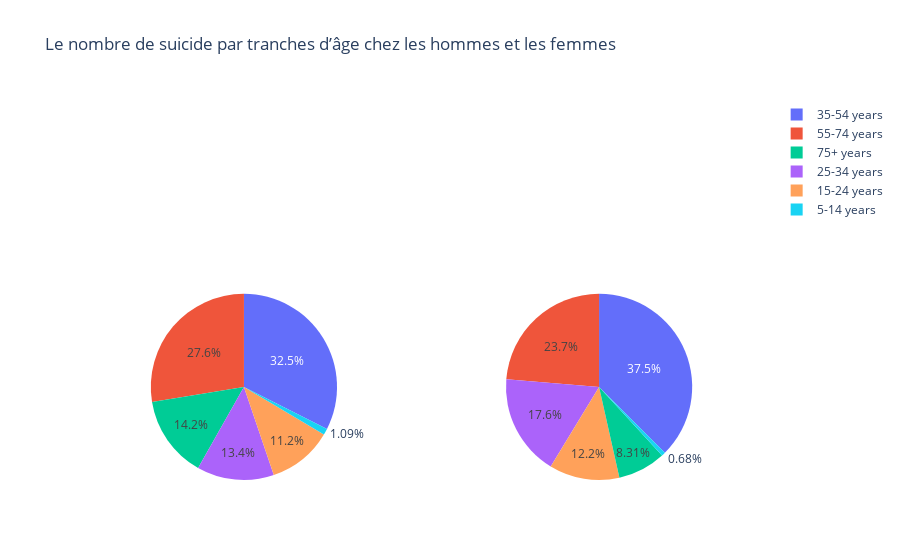

This figure's notebook cell:
### Code cell
# Le nombres de suicides par tranches d’âge chez les hommes et les femmes
gender_agewise_suicide_df = pd.DataFrame({
    'sex' :df_pandas.sex,
    'age' : df_pandas.age,
    'suicide_no' : df_pandas.suicides_no
})
gender_agewise_suicide = gender_agewise_suicide_df.pivot_table(index='age' , columns='sex' , aggfunc='sum')
gender_agewise_suicide.columns = gender_agewise_suicide.columns.droplevel()

fig = {
    'data' : [
        {
           'labels' : gender_agewise_suicide.index,
           'values' : gender_agewise_suicide.female,
            'type': 'pie',
            'name': 'Female suicides no',
            'domain': {'x': [0, .48],
                       'y': [0, .49]}
        },
        {
           'labels' : gender_agewise_suicide.index,
           'values' : gender_agewise_suicide.male,
            'type': 'pie',
            'name': 'Male suicides no',
            'domain': {'x': [.52, 1],
                       'y': [0, .49]}
        }  
    ],
    'layout': {'title': ' Le nombre de suicide par tranches d’âge chez les hommes et les femmes'}
}

py.offline.iplot(fig)

### Figure 1 — Plotly figure (JSON) as saved in the notebook; plotly's stock layout.template omitted (floating-point values rounded to 4 significant figures)
{"data": [{"domain": {"x": [0, 0.48], "y": [0, 0.49]}, "labels": ["15-24 years", "25-34 years", "35-54 years", "5-14 years", "55-74 years", "75+ years"], "name": "Female suicides no", "type": "pie", "values": [175437, 208823, 506233, 16997, 430036, 221984]}, {"domain": {"x": [0.52, 1], "y": [0, 0.49]}, "labels": ["15-24 years", "25-34 years", "35-54 years", "5-14 years", "55-74 years", "75+ years"], "name": "Male suicides no", "type": "pie", "values": [633105, 915089, 1945908, 35267, 1228407, 431134]}], "layout": {"title": {"text": " Le nombre de suicide par tranches d’âge chez les hommes et les femmes"}}}
